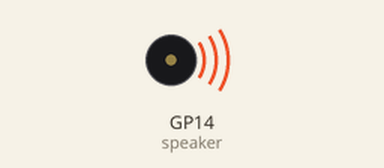
Recording of a program running on a simulated Raspberry Pi Pico running MicroPython. Parts: buzzer (waves = sounding). Random numbers come from a fixed seed. At 8.9 s the program stops and its outputs stay as they are.

Above: at 0.1 s.
At 8.5 s:
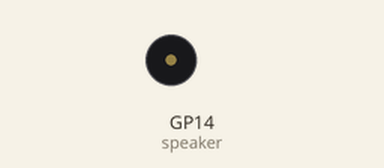
Timing chart, 0 to 10.0 s (numbered marks = the images above):
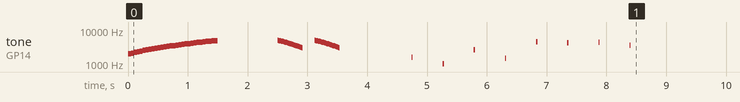

The program:

noises.py
```python
from picozero import Speaker
from time import sleep
from random import randint

speaker = Speaker(14)
speaker.off()

def win(): # rising frequency
    for i in range(2000, 5000, 100):
        speaker.play(i, 0.05) # short duration

def chirp(): # series of high-pitched chirps
    for _ in range(2): # decreasing frequency
        for i in range(5000, 2999, -100):
            speaker.play(i, 0.02) # very short duration
        sleep(0.2)

def sound_machine():
    for i in range(8):
        speaker.play(randint(500, 5000), duration=.02)
        sleep(0.001)
        speaker.off()
        sleep(0.5)

win()
sleep(1)
chirp()
sleep(1)
sound_machine()
```

Measured:
- by itself, tone on GP14 (speaker): plays 2000 Hz for 0.05 s, 2100 Hz for 0.05 s, 2200 Hz for 0.05 s, 2300 Hz for 0.05 s, 2400 Hz for 0.05 s, 2500 Hz for 0.05 s … (80 notes in this stretch)
